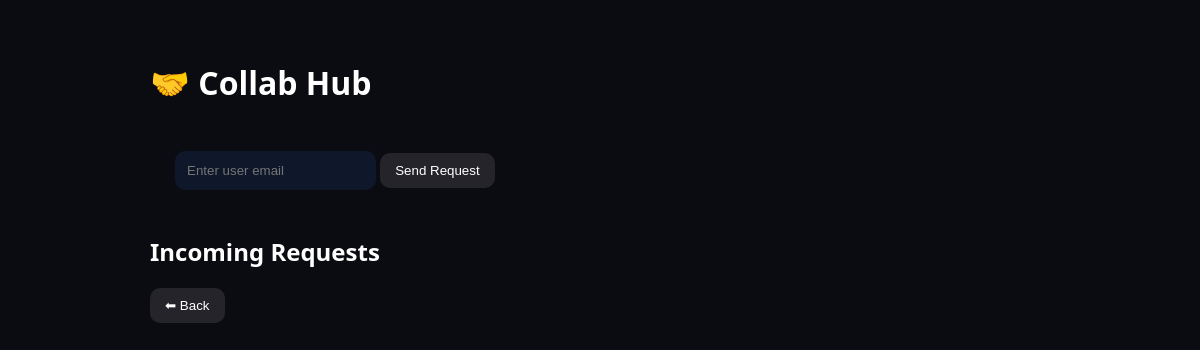
The page /collab (signed in) on the database as committed earlier.
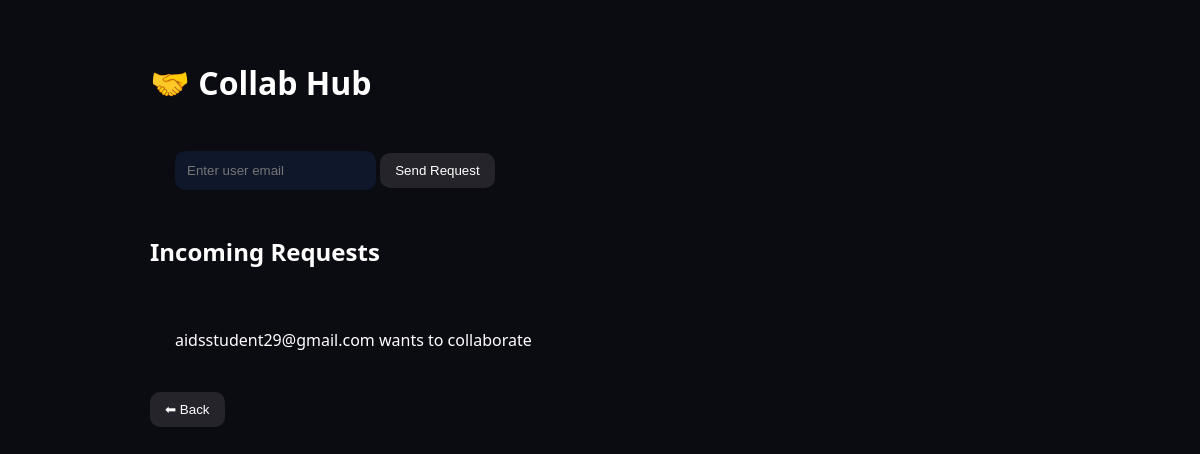
The same page on the database as committed later.
### tables this page shows
CREATE TABLE collabs (
    sender TEXT,
    receiver TEXT,
    status TEXT
);

### app.py (the view)
@app.route("/collab", methods=["GET", "POST"])
def collab():
    if "user" not in session:
        return redirect("/login")
    db = get_db()
    cur = db.cursor()
    if request.method == "POST":
        receiver = request.form["receiver"]
        cur.execute("INSERT INTO collabs VALUES (?, ?, 'pending')",
                    (session["user"], receiver))
        db.commit()
    cur.execute("SELECT * FROM collabs WHERE receiver=?", (session["user"],))
    requests = cur.fetchall()
    return render_template("collab.html", requests=requests)

### app.py (called while the page is built)
def get_db():
    return sqlite3.connect("database.db")

### templates/collab.html (shortened to what this page needs)
<!DOCTYPE html>
<html>
<head>
    <link rel="stylesheet" href="/static/style.css">
</head>
<body>
<div class="dashboard">
    <h1>🤝 Collab Hub</h1>
    <div class="hub-card">
        <form method="POST">
            <input name="receiver" placeholder="Enter user email" required>
            <button>Send Request</button>
        </form>
    </div>
    <h2>Incoming Requests</h2>
    {% for r in requests %}
        <div class="hub-card">
            <p>{{r[0]}} wants to collaborate</p>
        </div>
    {% endfor %}
    <a href="/dashboard">
        <button>⬅ Back</button>
    </a>
</div>
</body>
</html>

### static/style.css (style rules this page uses)
body { margin: 0; font-family: 'Segoe UI', sans-serif; background: #0b0b12; color: white; }
.dashboard { max-width: 900px; margin: auto; padding: 40px 20px; }
.hub-card { padding: 25px; border-radius: 20px; transition: 0.3s; border: none; width: 100%; text-align: left; cursor: pointer; }
input { padding: 12px; border-radius: 10px; border: none; background: #0f172a; color: white; outline: none; }
button { padding: 10px 15px; border-radius: 10px; border: none; cursor: pointer; background: rgba(255,255,255,0.1); color: white; transition: 0.3s; }

Rows that differ between the two databases and show on the page:
added collabs: sender "aidsstudent29@gmail.com"
